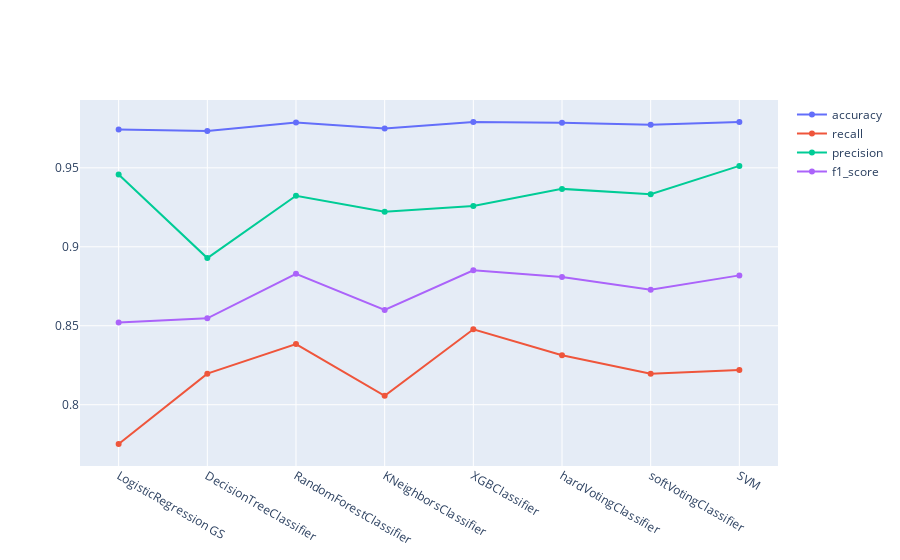

This figure's notebook cell:
### Markdown cell above
This sequence reflects a trend where the models are efficient at classifying
negatives but less effective at consistently identifying all positives.
The performance metrics chart for various machine learning models illustrates that each model excels in different areas—accuracy, recall, precision, and
F1 score—without a single model consistently outperforming the others across
all metrics.
This variety in strengths suggests that choosing the best model depends on
the specific needs of the application, highlighting the absence of a one-size-fits-all
solution among these options.
Although there is no clear winner in this ”battle”, if i would have to choose
one, i would choose XGBClassifier for this dataset because of its high recall,f1
and decent accuracy and precision.

### Code cell
# Create traces
import plotly.graph_objects as go
fig = go.Figure()
fig.add_trace(go.Scatter(x=compa["model"], y=compa["accuracy"],
                    mode='lines+markers',
                    name='accuracy'))
fig.add_trace(go.Scatter(x=compa["model"], y=compa["recall"],
                    mode='lines+markers',
                    name='recall'))
fig.add_trace(go.Scatter(x=compa["model"], y=compa["precision"],
                    mode='lines+markers', name='precision'))
fig.add_trace(go.Scatter(x=compa["model"], y=compa["f1_score"],
                    mode='lines+markers', name='f1_score'))

fig.show()

### Figure 1 — Plotly figure (JSON) as saved in the notebook; plotly's stock layout.template omitted (floating-point values rounded to 4 significant figures)
{"data": [{"mode": "lines+markers", "name": "accuracy", "type": "scatter", "x": ["LogisticRegression GS", "DecisionTreeClassifier", "RandomForestClassifier", "KNeighborsClassifier", "XGBClassifier", "hardVotingClassifier", "softVotingClassifier", "SVM"], "y": [0.9743, 0.9734, 0.9788, 0.975, 0.979, 0.9785, 0.9772, 0.979]}, {"mode": "lines+markers", "name": "recall", "type": "scatter", "x": ["LogisticRegression GS", "DecisionTreeClassifier", "RandomForestClassifier", "KNeighborsClassifier", "XGBClassifier", "hardVotingClassifier", "softVotingClassifier", "SVM"], "y": [0.7752, 0.8197, 0.8384, 0.8056, 0.8478, 0.8314, 0.8197, 0.822]}, {"mode": "lines+markers", "name": "precision", "type": "scatter", "x": ["LogisticRegression GS", "DecisionTreeClassifier", "RandomForestClassifier", "KNeighborsClassifier", "XGBClassifier", "hardVotingClassifier", "softVotingClassifier", "SVM"], "y": [0.9457, 0.8929, 0.9323, 0.9223, 0.9258, 0.9367, 0.9333, 0.9512]}, {"mode": "lines+markers", "name": "f1_score", "type": "scatter", "x": ["LogisticRegression GS", "DecisionTreeClassifier", "RandomForestClassifier", "KNeighborsClassifier", "XGBClassifier", "hardVotingClassifier", "softVotingClassifier", "SVM"], "y": [0.852, 0.8547, 0.8829, 0.86, 0.8851, 0.8809, 0.8728, 0.8819]}], "layout": {}}
